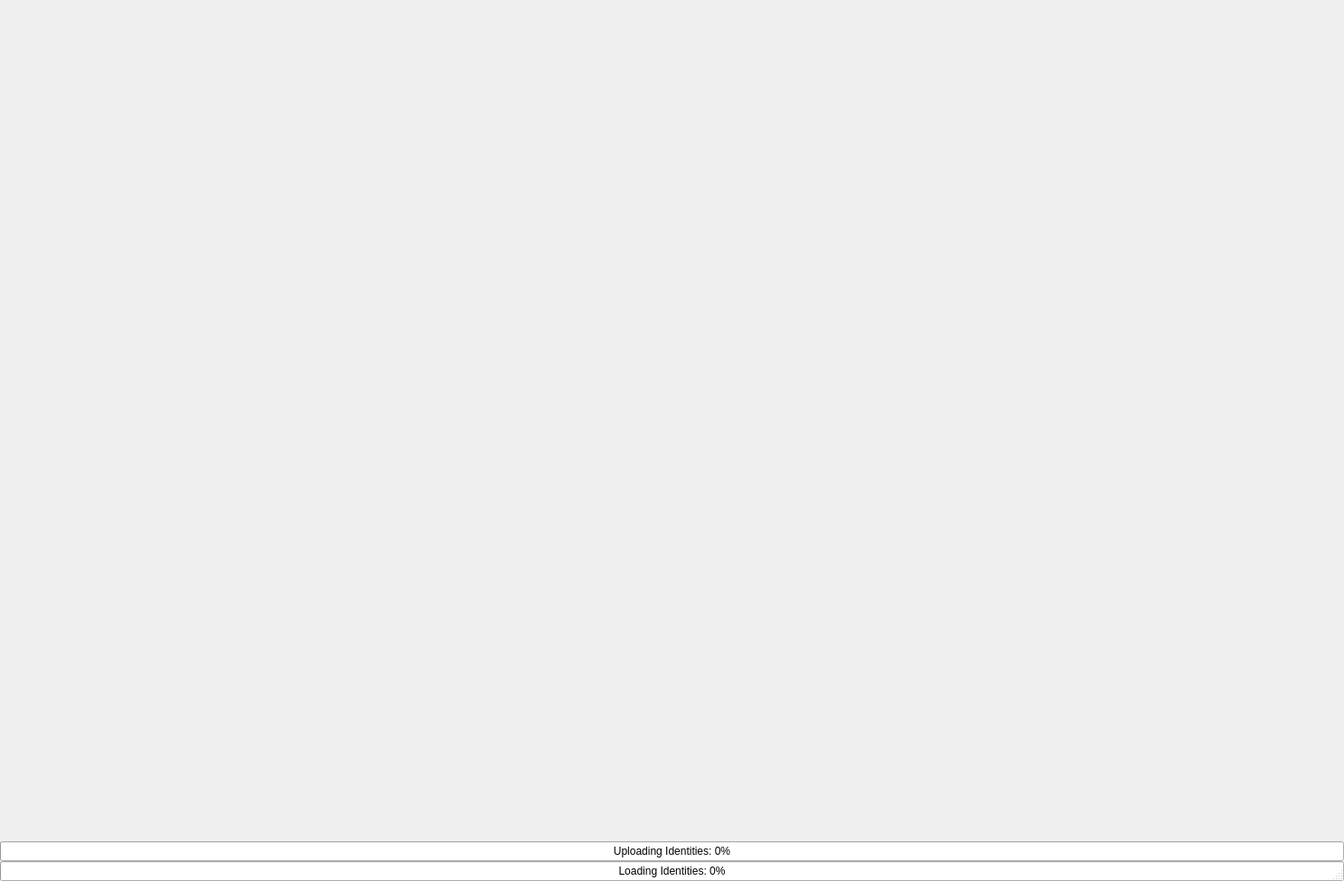
<?xml version="1.0" encoding="UTF-8"?>
<ui version="4.0">
 <class>Dialog</class>
 <widget class="QDialog" name="Dialog">
  <property name="geometry">
   <rect>
    <x>0</x>
    <y>0</y>
    <width>1487</width>
    <height>975</height>
   </rect>
  </property>
  <property name="windowTitle">
   <string>Identities</string>
  </property>
  <property name="sizeGripEnabled">
   <bool>true</bool>
  </property>
  <layout class="QVBoxLayout" name="verticalLayout" stretch="0,0,0">
   <property name="spacing">
    <number>0</number>
   </property>
   <property name="leftMargin">
    <number>0</number>
   </property>
   <property name="topMargin">
    <number>0</number>
   </property>
   <property name="rightMargin">
    <number>0</number>
   </property>
   <property name="bottomMargin">
    <number>0</number>
   </property>
   <item>
    <layout class="QHBoxLayout" name="main_layout" stretch="1,3,1">
     <item>
      <widget class="IdentitySearchFilter" name="identity_search_filter"/>
     </item>
     <item>
      <widget class="QScrollArea" name="identity_grid_area">
       <property name="frameShape">
        <enum>QFrame::NoFrame</enum>
       </property>
       <property name="frameShadow">
        <enum>QFrame::Plain</enum>
       </property>
       <property name="lineWidth">
        <number>0</number>
       </property>
       <property name="horizontalScrollBarPolicy">
        <enum>Qt::ScrollBarAlwaysOff</enum>
       </property>
       <property name="widgetResizable">
        <bool>true</bool>
       </property>
       <widget class="IdentityGrid" name="identity_grid">
        <property name="geometry">
         <rect>
          <x>0</x>
          <y>0</y>
          <width>883</width>
          <height>923</height>
         </rect>
        </property>
        <property name="sizePolicy">
         <sizepolicy hsizetype="Preferred" vsizetype="Expanding">
          <horstretch>0</horstretch>
          <verstretch>0</verstretch>
         </sizepolicy>
        </property>
       </widget>
      </widget>
     </item>
     <item>
      <widget class="IdentityInfo" name="identity_info"/>
     </item>
    </layout>
   </item>
   <item>
    <widget class="QProgressBar" name="identity_upload_progress_bar">
     <property name="value">
      <number>0</number>
     </property>
     <property name="format">
      <string>Uploading Identities: %p%</string>
     </property>
    </widget>
   </item>
   <item>
    <widget class="QProgressBar" name="identity_load_progress_bar">
     <property name="value">
      <number>0</number>
     </property>
     <property name="format">
      <string>Loading Identities: %p%</string>
     </property>
    </widget>
   </item>
  </layout>
 </widget>
 <customwidgets>
  <customwidget>
   <class>IdentityGrid</class>
   <extends>QWidget</extends>
   <header>brainframe.client.ui.dialogs.identity_configuration.identity_grid.identity_grid</header>
  </customwidget>
  <customwidget>
   <class>IdentitySearchFilter</class>
   <extends>QWidget</extends>
   <header>brainframe.client.ui.dialogs.identity_configuration.identity_search_filter.identity_search_filter</header>
  </customwidget>
  <customwidget>
   <class>IdentityInfo</class>
   <extends>QWidget</extends>
   <header>brainframe.client.ui.dialogs.identity_configuration.identity_info.identity_info</header>
  </customwidget>
 </customwidgets>
 <resources/>
 <connections>
  <connection>
   <sender>identity_search_filter</sender>
   <signal>filter_by_encoding_class_signal(QString)</signal>
   <receiver>identity_grid</receiver>
   <slot>filter_by_encoding_class_slot(QString)</slot>
   <hints>
    <hint type="sourcelabel">
     <x>93</x>
     <y>121</y>
    </hint>
    <hint type="destinationlabel">
     <x>428</x>
     <y>18</y>
    </hint>
   </hints>
  </connection>
  <connection>
   <sender>identity_grid</sender>
   <signal>identity_clicked_signal(PyQt_PyObject)</signal>
   <receiver>identity_info</receiver>
   <slot>display_identity_slot(PyQt_PyObject)</slot>
   <hints>
    <hint type="sourcelabel">
     <x>850</x>
     <y>21</y>
    </hint>
    <hint type="destinationlabel">
     <x>1235</x>
     <y>128</y>
    </hint>
   </hints>
  </connection>
  <connection>
   <sender>Dialog</sender>
   <signal>display_new_identity_signal(PyQt_PyObject)</signal>
   <receiver>identity_grid</receiver>
   <slot>add_new_identity(PyQt_PyObject)</slot>
   <hints>
    <hint type="sourcelabel">
     <x>298</x>
     <y>117</y>
    </hint>
    <hint type="destinationlabel">
     <x>377</x>
     <y>190</y>
    </hint>
   </hints>
  </connection>
  <connection>
   <sender>identity_search_filter</sender>
   <signal>filter_by_search_string_signal(QString)</signal>
   <receiver>identity_grid</receiver>
   <slot>filter_by_search_string_slot(QString)</slot>
   <hints>
    <hint type="sourcelabel">
     <x>125</x>
     <y>297</y>
    </hint>
    <hint type="destinationlabel">
     <x>581</x>
     <y>264</y>
    </hint>
   </hints>
  </connection>
 </connections>
 <slots>
  <signal>display_new_identity(PyQt_PyObject)</signal>
  <slot>show_identity_info_slot(PyQt_PyObject)</slot>
 </slots>
</ui>
